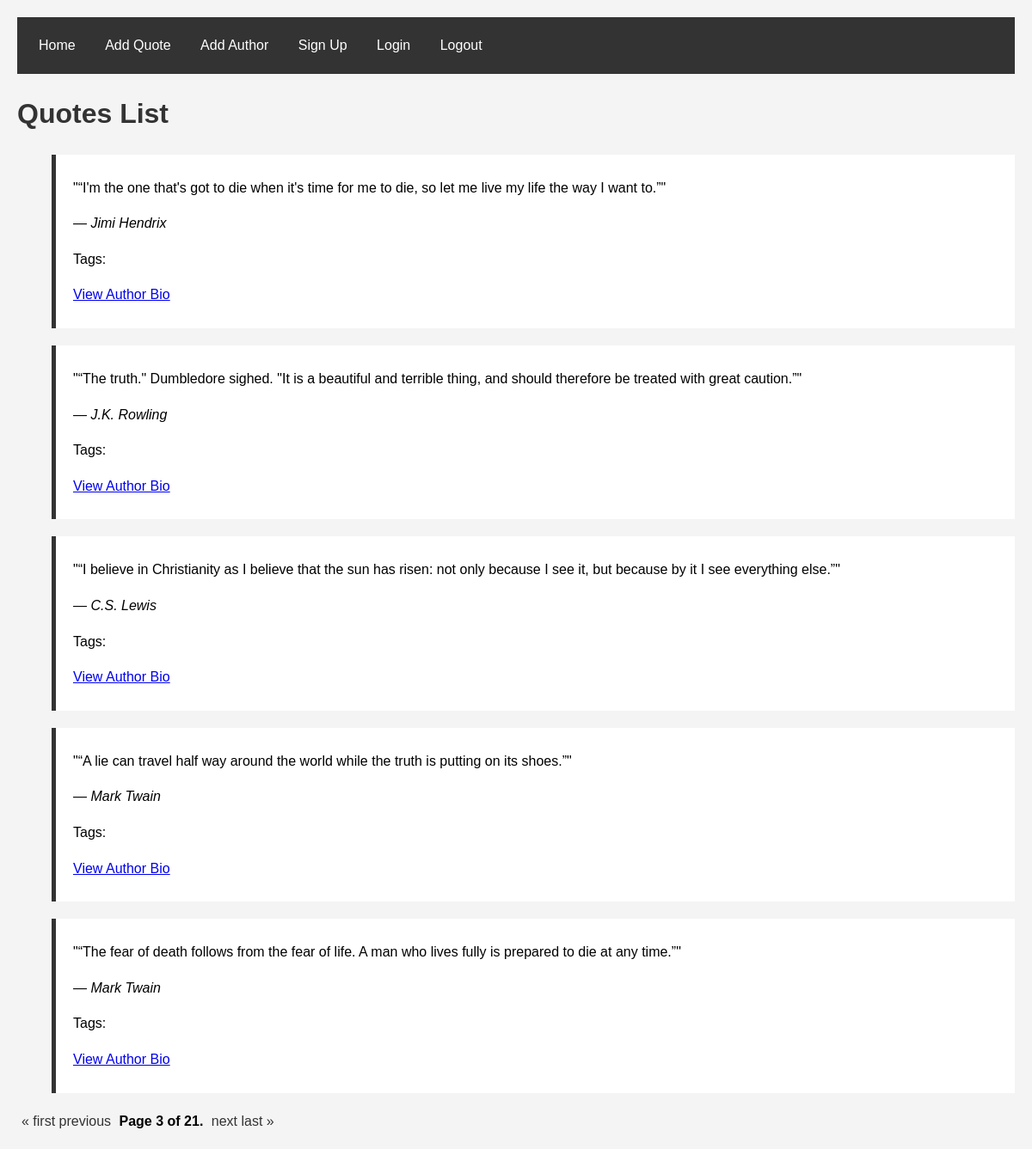
Page /quotes/?page=3 on the committed database.
### quotes/models.py (models this page shows, shortened)
class Quote(models.Model):
    quote = models.TextField()
    author = models.ForeignKey(Author, on_delete=models.CASCADE)
    tags = models.ManyToManyField(Tag, blank=True)

class Author(models.Model):
    fullname = models.CharField(max_length=100)
    born_date = models.DateField(null=True, blank=True)
    born_location = models.CharField(max_length=100, null=True, blank=True)
    description = models.TextField(blank=True)

### quotes/views.py (the view)
# urls.py: path('quotes/', quotes_list, name='quotes_list'),  # Список всіх цитат
def quotes_list(request):
    page_number = request.GET.get('page', 1)
    quotes = Quote.objects.all().order_by('-id')
    paginator = Paginator(quotes, 5)
    page_obj = paginator.get_page(page_number)
    return render(request, 'quotes/quotes_list.html', {'page_obj': page_obj})

### quotes/templates/quotes/quotes_list.html (shortened to what this page needs)
<!DOCTYPE html>
<html lang="en">
<head>
</head>
<body>
    <div class="navbar">
        <a href="{% url 'quotes_list' %}">Home</a>
        <a href="{% url 'new_quote' %}">Add Quote</a>
        <a href="{% url 'add_author' %}">Add Author</a>
        <a href="{% url 'signup' %}">Sign Up</a>
        <a href="{% url 'login' %}">Login</a>
        <a href="{% url 'logout' %}">Logout</a>
    </div>
    <h1>Quotes List</h1>
    <ul>
        {% for quote in page_obj %}
            <blockquote>
                <p>"{{ quote.quote }}"</p>
                <footer>— {{ quote.author.fullname }}</footer>
                <p>Tags:
                </p>
                <p><a href="{% url 'author_detail' quote.author.id %}">View Author Bio</a></p>
            </blockquote>
        {% endfor %}
    </ul>
    <div class="pagination">
        <span class="step-links">
            {% if page_obj.has_previous %}
                <a href="?page=1">&laquo; first</a>
                <a href="?page={{ page_obj.previous_page_number }}">previous</a>
            {% endif %}
            <span class="current">
                Page {{ page_obj.number }} of {{ page_obj.paginator.num_pages }}.
            </span>
            {% if page_obj.has_next %}
                <a href="?page={{ page_obj.next_page_number }}">next</a>
                <a href="?page={{ page_obj.paginator.num_pages }}">last &raquo;</a>
            {% endif %}
        </span>
    </div>
</body>
</html>

### quotes/templates/quotes/quotes_list.html (style rules this page uses)
body { font-family: Arial, sans-serif; line-height: 1.6; margin: 0; padding: 0; padding: 20px; background-color: #f4f4f4; }
h1 { color: #333; }
blockquote { background-color: #fff; border-left: 5px solid #333; margin: 0 0 20px 0; padding: 10px 20px; }
footer { font-style: italic; }
.pagination { margin-top: 20px; }
.pagination span { margin: 0 5px; }
.pagination a { text-decoration: none; color: #333; }
.pagination .current { font-weight: bold; }
.navbar { background-color: #333; padding: 10px; }
.navbar a { color: #fff; text-decoration: none; padding: 10px 15px; display: inline-block; }

### rows in the picture
Quote: quote "“I'm the one that's got to die when it's time for me to die, so let me live my life the way I want to.”", author.fullname "Jimi Hendrix"
Quote: quote "“The truth.\" Dumbledore sighed. \"It is a beautiful and terrible thing, and should therefore be treated with great caution.”", author.fullname "J.K. Rowling"
Quote: quote "“I believe in Christianity as I believe that the sun has risen: not only because I see it, but because by it I see everything else.”", author.fullname "C.S. Lewis"
Quote: quote "“A lie can travel half way around the world while the truth is putting on its shoes.”", author.fullname "Mark Twain"
Quote: quote "“The fear of death follows from the fear of life. A man who lives fully is prepared to die at any time.”", author.fullname "Mark Twain"

### other values in the picture
{{ page_obj.number }} "3"
{{ page_obj.paginator.num_pages }} "21"
